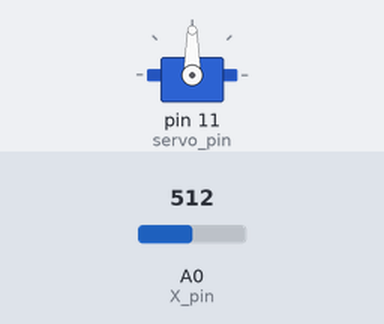
The sketch below on a simulated Arduino Uno, built with avr-gcc and run on an emulated ATmega328P. On the bench: servo. The test bench sets the inputs (shaded band); at power-on: A0 (X_pin) = 512.

Above: at 1.2 s.
1.3 s: A0 (X_pin) set to 716
At 2.1 s:
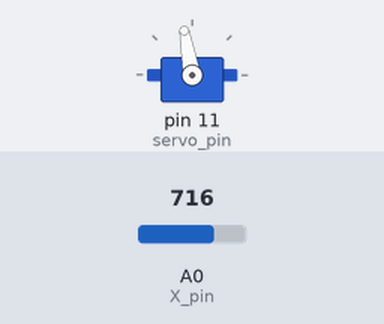
2.8 s: A0 (X_pin) set to 897
4.3 s: A0 (X_pin) set to 921
At 5.5 s:
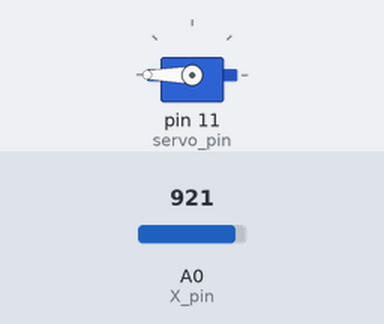
5.8 s: A0 (X_pin) set to 0
At 6.7 s:
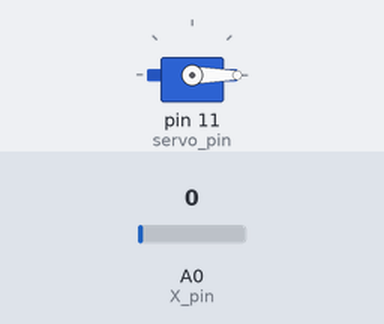
7.3 s: A0 (X_pin) set to 92
8.8 s: A0 (X_pin) set to 107
At 10.2 s:
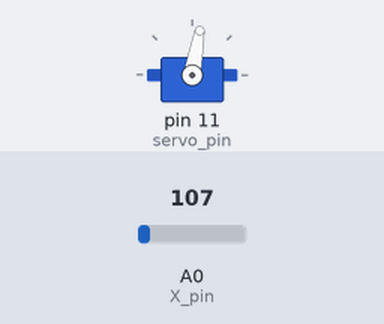
Timing chart, 0 to 11.3 s (numbered marks = the images above; inputs shaded):
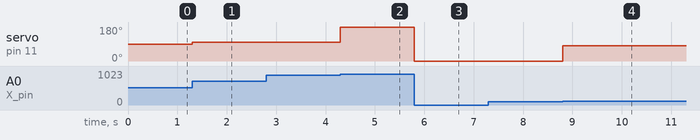

The sketch:

Ejercicio4.2.ino
```cpp
#include <Servo.h>

int UPPER_FAST = 913;
int UPPER_SLOW = 600;
int LOWER_FAST = 400;
int LOWER_SLOW = 100;

int X_pin = A0;
int Y_pin = A1;
int joystick_pin = 4;

Servo servo;
int servo_pin = 11;

/**
 * (Teleoperado4.2) Actividad 4.2: Dos niveles de velocidad (0,15 puntos)
 *********************************************************
 * GRUPO 5:
 *    -Martín Cancio Barrera  UO287561
 *    -Olga Alonso Grela      UO288066
 *    -Pablo Pérez Saavedra   UO288816
 *********************************************************
 */

void setup() {
  servo.attach(servo_pin);
  servo.write(90);

  pinMode(X_pin,INPUT);
  pinMode(Y_pin,INPUT);
  pinMode(joystick_pin,INPUT_PULLUP);

  Serial.begin(9600);
}

void loop() {
  int read = analogRead(X_pin);

  if(read > UPPER_FAST){
    servo.write(180);
  } else if(read > UPPER_SLOW){
    servo.write(100);
  } else if(read < LOWER_SLOW){
    servo.write(0);
  } else if(read < LOWER_FAST){
    servo.write(80);
  } else {
    servo.write(90);
  }
}
```

Measured:
- the behaviour switches between 913 and 914 on A0 (X_pin) (found by bisection; images 1 and 2)
- the behaviour switches between 99 and 100 on A0 (X_pin) (found by bisection; images 3 and 4)
- after the input at 1.3 s, servo on pin 11 (servo_pin): 90° → 100° at once
- after the input at 2.8 s, every drawn part: stays the same
- after the input at 4.3 s, servo on pin 11 (servo_pin): 100° → 180° at once
- after the input at 5.8 s, servo on pin 11 (servo_pin): 180° → 0° at once
- after the input at 7.3 s, every drawn part: stays the same
- after the input at 8.8 s, servo on pin 11 (servo_pin): 0° → 80° at once
